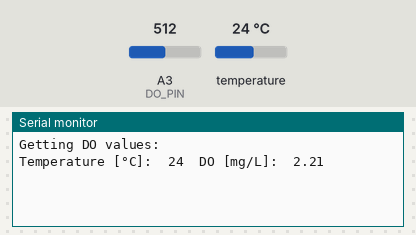
A sketch run on a simulated Arduino Uno, built with avr-gcc and run on an emulated ATmega328P. On the bench: the last lines printed to the serial monitor. Inputs (shaded band) come from the test bench; at power-on: temperature 24 °C, A3 (DO_PIN) = 512.

Above: at 3.2 s.
3.3 s: temperature set to 12 °C
At 5.5 s:
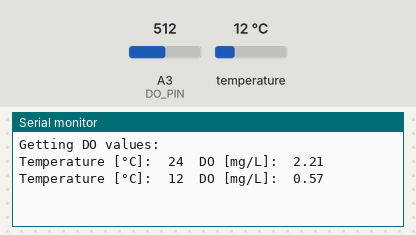
5.8 s: A3 (DO_PIN) set to 716
At 7.7 s:
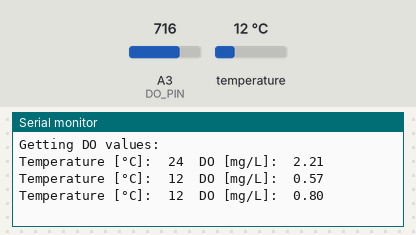
8.3 s: temperature set to 19 °C
At 10.6 s:
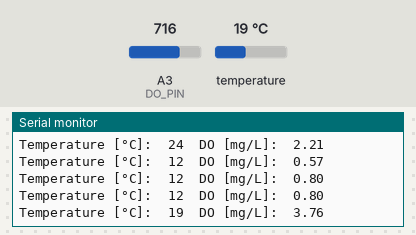
10.8 s: A3 (DO_PIN) set to 900
At 13.1 s:
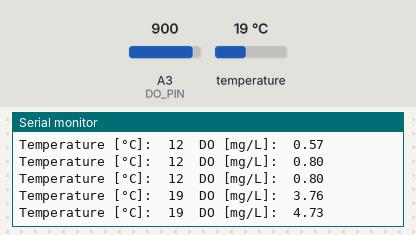
Timing chart, 0 to 14.3 s (numbered marks = the images above; inputs shaded):
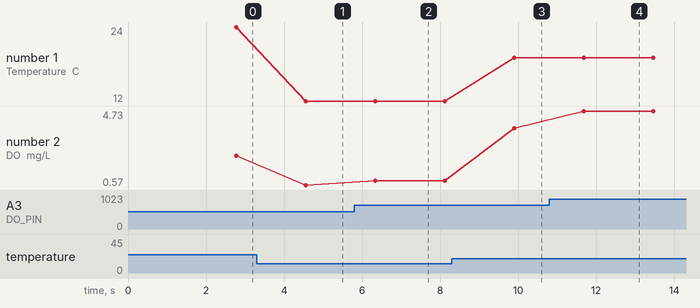

Measured:
- after the input at 3.3 s, the serial monitor: prints a new line after 1.3 s (image 1)
- after the input at 5.8 s, the serial monitor: prints a new line after 0.54 s (image 2)
- after the input at 8.3 s, the serial monitor: prints a new line after 1.6 s (image 3)
- after the input at 10.8 s, the serial monitor: prints a new line after 0.88 s (image 4)
- plotted number 1: 24 → 12 after the input at 3.3 s, 12 → 19 after the input at 8.3 s
- plotted number 2: 2.21 → 0.57 after the input at 3.3 s, 0.57 → 0.8 after the input at 5.8 s, 0.8 → 3.76 after the input at 8.3 s, 3.76 → 4.73 after the input at 10.8 s

The sketch:

do.ino
```cpp
// Julia Steiwer, 29. Dec. 2024
// Code for reading out values from the SEN0237-A dissolved oxygen (DO) sensor by DFRobot. Temperature correction is included.
// Please make sure to replace the voltage and temperature values in the high- and low-point calibration section (lines 22-32) with the values you measured using "calibrate_do.ino" — otherwise false values will be shown.

// Libraries
#include <Arduino.h>
// -- Temperature Libs
#include <OneWire.h>
#include <DallasTemperature.h>

// Temperature
#define ONE_WIRE_BUS 7 // pin where the data wire is plugged into
OneWire oneWire(ONE_WIRE_BUS);
DallasTemperature sensors(&oneWire);

// Dissolved Oxygen (DO)
#define DO_PIN 3

#define VREF 3300    //VREF (mv)
#define ADC_RES 4096 //ADC Resolution

// Single-point calibration Mode=0
// Two-point calibration Mode=1
#define TWO_POINT_CALIBRATION 1

// Single point calibration needs to be filled CAL1_V and CAL1_T
#define CAL1_V (1600) // mV, get this with "calibrate_do.ino"
#define CAL1_T (25)   // ℃, higher temperature
// Two-point calibration needs to be filled CAL2_V and CAL2_T
// CAL1 High temperature point, CAL2 Low temperature point
#define CAL2_V (1300) // mV, get this with "calibrate_do.ino"
#define CAL2_T (15)   // ℃, lower temperature

const uint16_t DO_Table[41] = {
    14460, 14220, 13820, 13440, 13090, 12740, 12420, 12110, 11810, 11530,
    11260, 11010, 10770, 10530, 10300, 10080, 9860, 9660, 9460, 9270,
    9080, 8900, 8730, 8570, 8410, 8250, 8110, 7960, 7820, 7690,
    7560, 7430, 7300, 7180, 7070, 6950, 6840, 6730, 6630, 6530, 6410};

uint8_t Temperaturet;
uint16_t ADC_Raw;
uint16_t ADC_Voltage;
uint16_t DO;

int16_t readDO(uint32_t voltage_mv, uint8_t temperature_c)
{
#if TWO_POINT_CALIBRATION == 0
  uint16_t V_saturation = (uint32_t)CAL1_V + (uint32_t)35 * temperature_c - (uint32_t)CAL1_T * 35;
  return (voltage_mv * DO_Table[temperature_c] / V_saturation);
#else
  uint16_t V_saturation = (int16_t)((int8_t)temperature_c - CAL2_T) * ((uint16_t)CAL1_V - CAL2_V) / ((uint8_t)CAL1_T - CAL2_T) + CAL2_V;
  return (voltage_mv * DO_Table[temperature_c] / V_saturation);
#endif
}

void setup()
{
  Serial.begin(115200);
  delay(2000);
  Serial.println("Getting DO values: ");
}

void loop()
{

  // SENSOR INPUTS
  // -- DS18B20 Temperature
  sensors.begin(); // start up the sensor library
  sensors.requestTemperatures(); // Send the command to get temperatures
  float tempC = sensors.getTempCByIndex(0); // there's only one temperature sensor so we can index to it

  // Dissolved Oxygen
  Temperaturet = tempC;
  ADC_Raw = analogRead(DO_PIN);
  ADC_Voltage = uint32_t(VREF) * ADC_Raw / ADC_RES;
  int do_raw = readDO(ADC_Voltage, Temperaturet);
  float DO = do_raw / 1000.0; // convert DO unit to mg/L

  Serial.print("Temperature [°C]:\t" + String(Temperaturet) + "\t");
  //Serial.print("ADC RAW:\t" + String(ADC_Raw) + "\t"); // not really needed but nice for debugging
  //Serial.print("ADC Voltage:\t" + String(ADC_Voltage) + "\t"); // not really needed but nice for debugging
  Serial.println("DO [mg/L]:\t" + String(DO) + "\t");

  delay(1000);
}

// Julia Steiwer, 29. Dec. 2024
```
